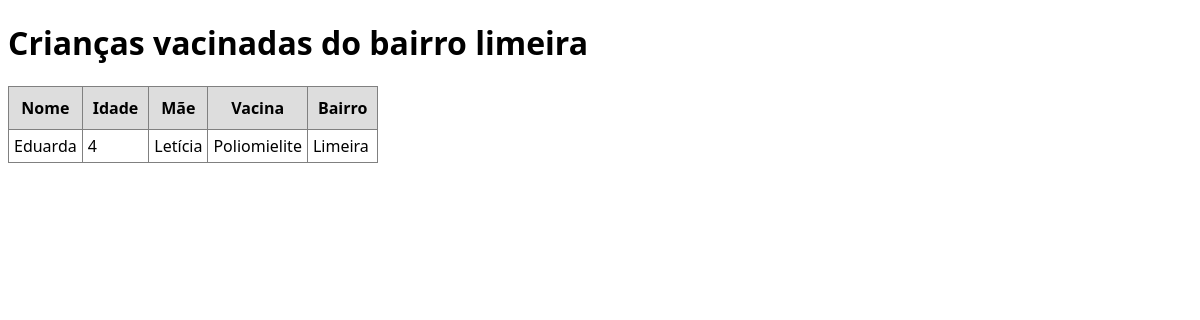
The page /vacinados-bairro-limeira on the database its author committed.
### vacinacao/models.py (models this page shows, shortened)
class Crianca(models.Model):
    nome_crianca = models.CharField(max_length=100)
    idade_crianca = models.IntegerField()
    nome_mae = models.CharField(max_length=100)
    vacina = models.CharField(max_length=100, blank=True)
    bairro = models.CharField(max_length=100)

### vacinacao/views.py (the view)
# urls.py: path("vacinados-bairro-limeira", views.vacinados_bairro_limeira),
def vacinados_bairro_limeira(request):
    criancas = Crianca.objects.filter(bairro="Limeira").exclude(vacina="")
    return render(request, "criancas.html", {
        'titulo': 'Crianças vacinadas do bairro limeira',
        'criancas': criancas
    })

### vacinacao/templates/criancas.html (shortened to what this page needs)
<!DOCTYPE html>
<html lang="pt-BR">
<head>
</head>
<body>
    <h1>{{titulo}}</h1>
    <table border>
        <thead>
            <tr>
                <th>Nome</th>
                <th>Idade</th>
                <th>Mãe</th>
                <th>Vacina</th>
                <th>Bairro</th>
            </tr>
        </thead>
        <tbody>
            {% for crianca in criancas %}
            <tr>
                <td>{{crianca.nome_crianca}}</td>
                <td>{{crianca.idade_crianca}}</td>
                <td>{{crianca.nome_mae}}</td>
                <td>{{crianca.vacina}}</td>
                <td>{{crianca.bairro}}</td>
            </tr>
            {% endfor %}
        </tbody>
    </table>
</body>
</html>

### vacinacao/templates/criancas.html (style rules this page uses)
body { font-family: 'Segoe UI', Tahoma, Geneva, Verdana, sans-serif; }
table { border-collapse: collapse; }
th { background-color: #ddd; padding: 10px; }
td { padding: 5px; }

### rows shown on the page
Crianca: nome_crianca "Eduarda", idade_crianca "4", nome_mae "Letícia", vacina "Poliomielite", bairro "Limeira"

### other values the page prints
{{ titulo }} "Crianças vacinadas do bairro limeira"
